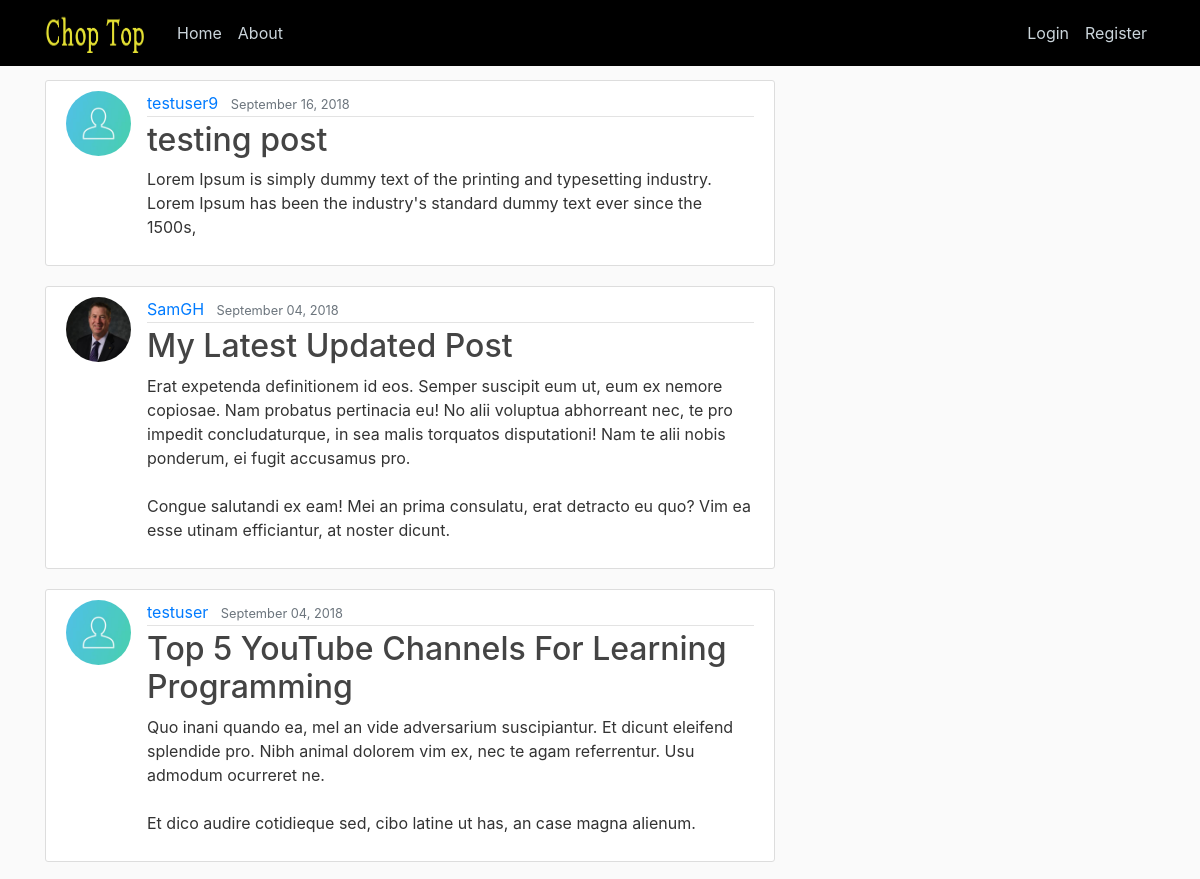
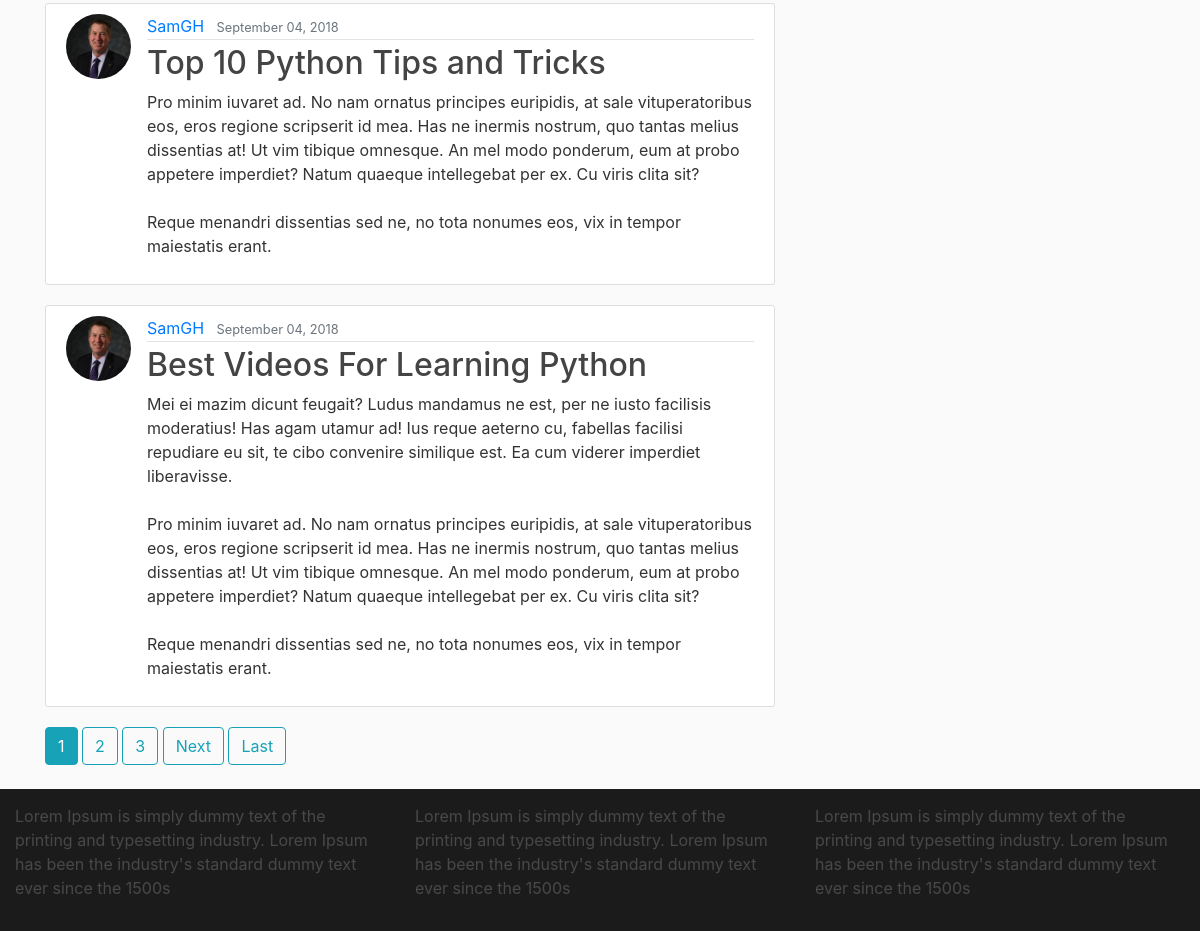
The page / on the database its author committed (2 pictures, top to bottom).
### blog/models.py (models this page shows, shortened)
class Post(models.Model):
	title = models.CharField(max_length=100)
	content = models.TextField()
	date_posted = models.DateTimeField(default=timezone.now)
	author = models.ForeignKey(User, on_delete=models.CASCADE)

### users/models.py (models this page shows, shortened)
class Profile(models.Model):
	user = models.OneToOneField(User, on_delete=models.CASCADE)
	image = models.ImageField(default='default.jpg', upload_to='profile_pics')

### blog/views.py (the view)
# urls.py: path('', PostListView.as_view(), name='blog-home'),
class PostListView(ListView):
    model = Post
    template_name = 'blog/home.html'  # <app>/<model>_<viewtype>.html
    context_object_name = 'posts'
    ordering = ['-date_posted']
    paginate_by = 5

### blog/templates/blog/home.html (shortened to what this page needs)
{% extends "blog/base.html" %}
{% block content %}
	{% for post in posts %}
		<article class="media content-section">
		  <img class="rounded-circle article-img" src="{{ post.author.profile.image.url }}">
          <div class="media-body">
            <div class="article-metadata">
              <a class="mr-2" href="{% url 'user-posts' post.author.username %}">{{ post.author }}</a>
              <small class="text-muted">{{ post.date_posted|date:"F d, Y" }}</small>
            </div>
            <h2><a class="article-title" href="{% url 'post-detail' post.id %}">{{ post.title }}</a></h2>
            <p class="article-content">{{ post.content }}</p>
          </div>
        </article>
	{% endfor %}
    {% if is_paginated %}
      {% for num in page_obj.paginator.page_range %}
        {% if page_obj.number == num %}
          <a class="btn btn-info mb-4" href="?page={{ num }}">{{ num }}</a>
        {% elif num > page_obj.number|add:'-3' and num < page_obj.number|add:'3' %}
          <a class="btn btn-outline-info mb-4" href="?page={{ num }}">{{ num }}</a>
        {% endif %}
      {% endfor %}
      {% if page_obj.has_next %}
        <a class="btn btn-outline-info mb-4" href="?page={{ page_obj.next_page_number }}">Next</a>
        <a class="btn btn-outline-info mb-4" href="?page={{ page_obj.paginator.num_pages }}">Last</a>
      {% endif %}
    {% endif %}
{% endblock content %}

### blog/templates/blog/base.html (shortened to what this page needs)
{% load static %}
<!DOCTYPE html>
<html>
<head>
    <link rel="stylesheet" href="https://maxcdn.bootstrapcdn.com/bootstrap/4.0.0/css/bootstrap.min.css">
    <link rel="stylesheet" type="text/css" href="{% static 'blog/main.css' %}">
</head>
<body>
    <header class="site-header">
      <nav class="navbar navbar-expand-md navbar-dark bg-steel fixed-top">
        <div class="container">
          <a class="navbar-brand mr-4" href="{% url 'blog-home' %}"><img src= "/media/name5.png"></a>
          <div class="collapse navbar-collapse" id="navbarToggle">
            <div class="navbar-nav mr-auto">
              <a class="nav-item nav-link" href="{% url 'blog-home' %}">Home</a>
              <a class="nav-item nav-link" href="{% url 'blog-about' %}">About</a>
            </div>
            <div class="navbar-nav">
              {% if user.is_authenticated %}
                <a class="nav-item nav-link" href="{% url 'post-create' %}">New Post</a>
                <a class="nav-item nav-link" href="{% url 'profile' %}">Profile</a>
                <a class="nav-item nav-link" href="{% url 'logout' %}">Logout</a>
              {% else %}
                <a class="nav-item nav-link" href="{% url 'login' %}">Login</a>
                <a class="nav-item nav-link" href="{% url 'register' %}">Register</a>
              {% endif %}
            </div>
          </div>
        </div>
      </nav>
    </header>
    <main role="main" class="container">
      <div class="row">
        <div class="col-md-8">
          {% block content %}{% endblock %}
        </div>
      </div>
    </main>
	{% include 'blog/footer.html' %}
</body>
</html>

### blog/templates/blog/footer.html
<footer class="footer">
	<div class="row">
	  <div class="col-md-4">
		<p> Lorem Ipsum is simply dummy text of the printing and typesetting industry. Lorem Ipsum has been the industry's standard dummy text ever since the 1500s </p>
	  </div>
	  	  <div class="col-md-4">
		<p> Lorem Ipsum is simply dummy text of the printing and typesetting industry. Lorem Ipsum has been the industry's standard dummy text ever since the 1500s </p>
	  </div>
	  	  <div class="col-md-4">
		<p> Lorem Ipsum is simply dummy text of the printing and typesetting industry. Lorem Ipsum has been the industry's standard dummy text ever since the 1500s </p>
	  </div>
	</div>
</footer>

### blog/static/blog/main.css (style rules this page uses)
body { background: #fafafa; color: #333333; margin-top: 5rem; }
h1, h2, h3, h4, h5, h6 { color: #444444; }
.bg-steel { background-color: #000000; }
.site-header .navbar-nav .nav-link { color: #cbd5db; }
.content-section { background: #ffffff; padding: 10px 20px; border: 1px solid #dddddd; border-radius: 3px; margin-bottom: 20px; }
.article-title { color: #444444; }
.article-content { white-space: pre-line; }
.article-img { height: 65px; width: 65px; margin-right: 16px; }
.article-metadata { padding-bottom: 1px; margin-bottom: 4px; border-bottom: 1px solid #e3e3e3 }
.footer { display: flex; flex-direction: column; top: auto; bottom: 0; left: 0; right: 0px; padding: 15px; opacity: .89; background-color: #000000; }

### rows shown on the page
Post: author.profile.image (placeholder picture), author "testuser9", date_posted "September 16, 2018", title "testing post", content "Lorem Ipsum is simply dummy text of the printing and typesetting industry. Lorem Ipsum has been the industry's standard dummy text ever since the 1500s,"
Post: author.profile.image (picture), author "SamGH", date_posted "September 04, 2018", title "My Latest Updated Post", content "Erat expetenda definitionem id eos. Semper suscipit eum ut, eum ex nemore copiosae. Nam probatus pertinacia eu! No alii voluptua abhorreant nec, te pro impedit concludaturque, in sea malis torquatos disputationi! Nam te alii nobis ponderum, ei fugit accusamus pro. Congue salutandi ex eam! Mei an prima consulatu, erat detracto eu quo? Vim ea esse utinam efficiantur, at noster dicunt."
Post: author.profile.image (placeholder picture), author "testuser", date_posted "September 04, 2018", title "Top 5 YouTube Channels For Learning Programming", content "Quo inani quando ea, mel an vide adversarium suscipiantur. Et dicunt eleifend splendide pro. Nibh animal dolorem vim ex, nec te agam referrentur. Usu admodum ocurreret ne. Et dico audire cotidieque sed, cibo latine ut has, an case magna alienum."
Post: author.profile.image (picture), author "SamGH", date_posted "September 04, 2018", title "Top 10 Python Tips and Tricks", content "Pro minim iuvaret ad. No nam ornatus principes euripidis, at sale vituperatoribus eos, eros regione scripserit id mea. Has ne inermis nostrum, quo tantas melius dissentias at! Ut vim tibique omnesque. An mel modo ponderum, eum at probo appetere imperdiet? Natum quaeque intellegebat per ex. Cu viris clita sit? Reque menandri dissentias sed ne, no tota nonumes eos, vix in tempor maiestatis erant."
Post: author.profile.image (picture), author "SamGH", date_posted "September 04, 2018", title "Best Videos For Learning Python", content "Mei ei mazim dicunt feugait? Ludus mandamus ne est, per ne iusto facilisis moderatius! Has agam utamur ad! Ius reque aeterno cu, fabellas facilisi repudiare eu sit, te cibo convenire similique est. Ea cum viderer imperdiet liberavisse. Pro minim iuvaret ad. No nam ornatus principes euripidis, at sale vituperatoribus eos, eros regione scripserit id mea. Has ne inermis nostrum, quo tantas melius dissentias at! Ut vim tibique omnesque. An mel modo ponderum, eum at probo appetere imperdiet? Natum quaeque intellegebat per ex. Cu viris clita sit? Reque menandri dissentias sed ne, no tota nonumes eos, vix in tempor maiestatis erant."

### other values the page prints
{{ num }} "1"
{{ num }} "2" "3"
